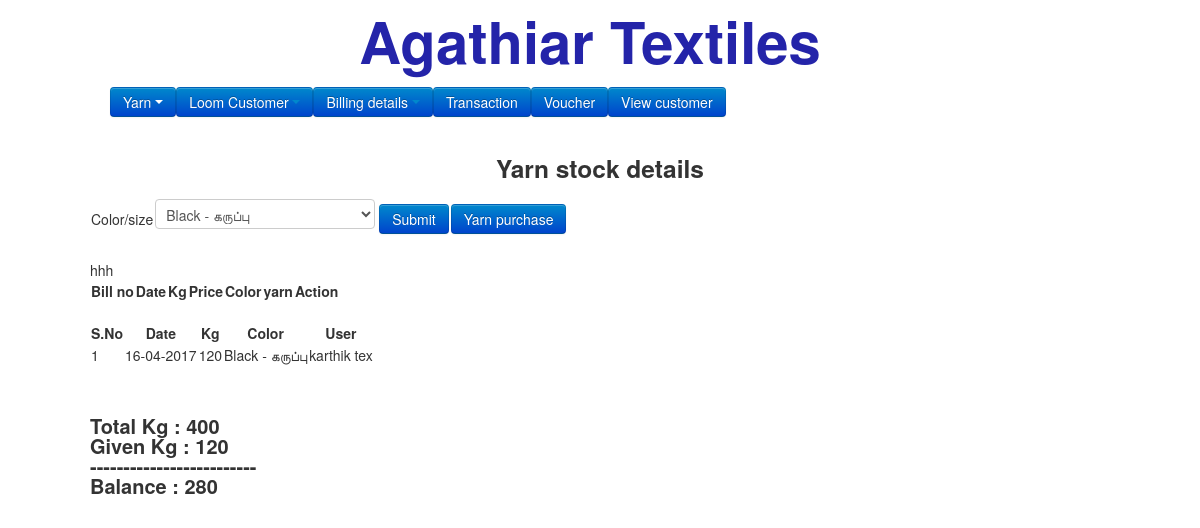
The page /index.php?color=2 on the database its author committed.
### tables this page shows
CREATE TABLE `paavudetails` (
  `id` int(11) NOT NULL,
  `paavuid` int(11) NOT NULL,
  `carry_paavuid` int(10) NOT NULL,
  `kg` double NOT NULL,
  `color` int(11) NOT NULL,
  `date` varchar(50) NOT NULL,
  `printno` int(20) NOT NULL,
  `threadid` int(20) NOT NULL,
  `yarnprintno` int(20) NOT NULL
);

CREATE TABLE `color` (
  `id` int(50) NOT NULL,
  `name` text NOT NULL,
  `date` varchar(50) NOT NULL
);

CREATE TABLE `users` (
  `id` int(50) NOT NULL,
  `name` varchar(50) NOT NULL,
  `emailid` varchar(50) NOT NULL,
  `mobileno` varchar(50) NOT NULL,
  `address` varchar(150) NOT NULL,
  `date` varchar(50) NOT NULL
);

### index.php (the view, shortened to what this page needs)
<?php
include('template/header.php');
$colors = getData('color');
if(isset($_GET['color'])){
	$color = $_GET['color'];
	if($_GET['color'] == 'all'){
		$colorcond = "";
		$colorReturn = "";
		$color = '';
	} else {
		$colorcond = "where color = {$color}";
		$colorReturn = "and a.color = {$color}";
	}
} else {
	$colorcond = "where color = 0";
	$colorReturn = "and a.color = null";
	$color = '';
}
?>
<center><h3>Yarn stock details</h3></center>
<div class="container-fluid">
<form action="" method="get">
<div class="row">
<table><tr><td>
	<div class="col-md-2 col-sm-2">Color/size</div></td>
	<td><div class="col-md-4 col-sm-4">
		<select name="color" id="color">
<?php
	foreach($colors as $key=>$val){
		if(isset($_GET['color']) && $val['id'] == $_GET['color']){
			echo "<option value=".$val['id']." selected>".$val['name']."</option>";
		} else {
			echo "<option value=".$val['id'].">".$val['name']."</option>";
		}
	}
?>
</select>
<input type="submit" id="submit" value="Submit" class="btn btn-primary">
	</div></td>
	<td><div class="col-md-6 col-sm-6">
		<a href="addthread.php"><input type="button" value="Yarn purchase" class="btn btn-primary"></a>
	</div></td>
</table>
</div>
</form>
</div>
<?php
$select=mysql_query("SELECT * FROM `threads` {$colorcond} ORDER BY date desc");
?>
<table id="example" border="0">
<thead>
<tr>
<th>Bill no</th>
<th>Date</th>
<th>Kg</th>
<th>Price</th>
<th>Color</th>
<th>yarn</th>
<th>Action</th>
</tr>
</thead>
<?php
$threadColor = 0;
while($fetch = mysql_fetch_assoc($select)) {
	$threadColor = $threadColor + $fetch["kg"];
}
?>
</table>
<br/>
<?php
$select=getSqlData("SELECT a.kg as kg, c.name as name, a.color as color, a.date as date FROM paavudetails a, paavus b, users c WHERE a.paavuid = b.id and b.userid = c.id {$colorReturn} ORDER BY a.date desc");
?>
<table id="example" border="0">
<thead>
<tr>
<th>S.No</th>
<th>Date</th>
<th>Kg</th>
<th>Color</th>
<th>User</th>
</tr>
</thead>
<tbody>
<?php
$sn =1;
$givenKg = 0;
foreach($select as $k=>$fetch) {
	$givenKg = $givenKg + $fetch["kg"];
echo "<tr><td>".$sn++."</td><td>".date('d-m-Y',$fetch["date"])."</td><td>".$fetch["kg"]."</td><td>".getDataByName('color', $fetch["color"], 'name')."</td><td>".$fetch['name']."</td></tr>";
}
?>
</tbody>
</table>
<br/>
<div class="container-fluid">
<div class="row" style="font-size:20px;padding-top:30px;font-weight:bold;">
Total Kg : <?php echo $threadColor; ?><br/>
Given Kg : <?php echo $givenKg; ?><br/>
-------------------------<br/>
Balance : <?php echo $threadColor-$givenKg; ?>
</div>
</div>
</body>
</html>

### rows shown on the page
paavudetails: date "16-04-2017", kg "120", color.name "Black - கருப்பு", users.name "karthik tex"

### other values the page prints
$threadColor "400"
$givenKg "120"
$threadColor-$givenKg "280"
form field color "Black - கருப்பு"
